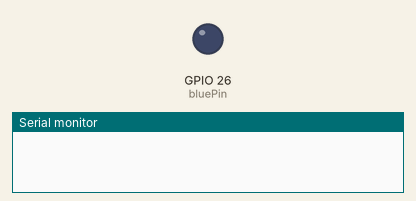
The sketch below on a simulated ESP32. Shown: output pins drawn as LEDs (lit = HIGH), the last lines printed to the serial monitor.

Above: at 1.5 s.
At 4.5 s:
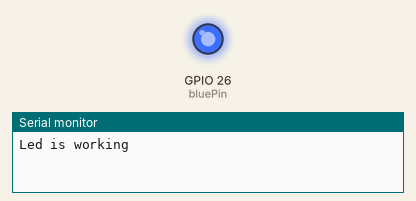
Timing chart, 0 to 7.8 s (numbered marks = the images above):
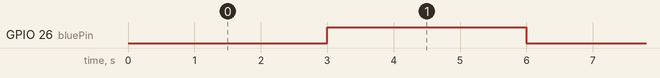

The sketch:

Interrupts_Timers.ino
```cpp
int bluePin = 26;

int intervalSeconds = 3000;
int state = LOW;
unsigned long previous = 0;

void setup() {
  Serial.begin(115200);

  pinMode(bluePin, OUTPUT);
  digitalWrite(bluePin, LOW);
}

void loop() {
  unsigned long now = millis();

  if(now - previous >= intervalSeconds) {
    previous = now;

    if(state == LOW) {
      state = HIGH;

      Serial.println("Led is working");
    }
    else {
      state = LOW;

      Serial.println("Led is stopped!");
    }

    digitalWrite(bluePin, state);
  }
}
```

Measured:
- by itself, GPIO 26 (bluePin): alternates HIGH for 3.0 s and LOW for 3.0 s
